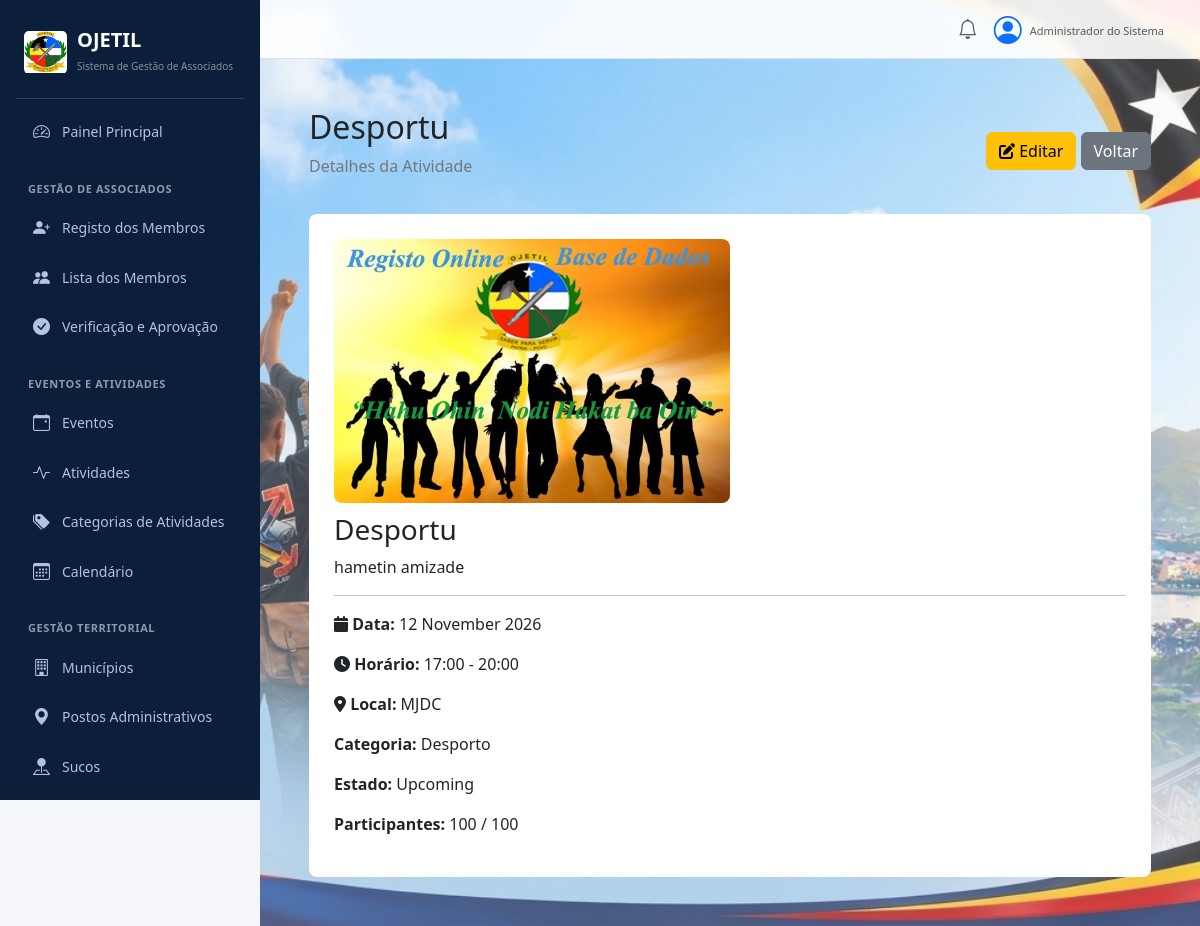
The page /events/activities/2/ on the database its author committed.
### events/models.py (models this page shows, shortened)
class Activity(models.Model):
    STATUS_CHOICES = [
        ('Upcoming', 'Upcoming'),
        ('Ongoing', 'Ongoing'),
        ('Completed', 'Completed'),
        ('Cancelled', 'Cancelled'),
    ]
    title = models.CharField(
        max_length=200
    )
    description = models.TextField(
        blank=True
    )
    activity_date = models.DateField()
    start_time = models.TimeField()
    end_time = models.TimeField(
        blank=True,
        null=True
    )
    location = models.CharField(
        max_length=200
    )
    category = models.ForeignKey(
        ActivityCategory,
        on_delete=models.SET_NULL,
        null=True,
        blank=True,
        related_name='activities'
    )
    event = models.ForeignKey(
        'Event',
        on_delete=models.SET_NULL,
        null=True,
        blank=True,
        related_name='activities'
    )
    status = models.CharField(
        max_length=20,
        choices=STATUS_CHOICES,
        default='Upcoming'
    )
    max_participants = models.PositiveIntegerField(
        default=100
    )
    participants = models.PositiveIntegerField(
        default=0
    )
    image = models.ImageField(
        upload_to='activities/',
        blank=True,
        null=True
    )
    created_at = models.DateTimeField(
        auto_now_add=True
    )
    updated_at = models.DateTimeField(
        auto_now=True
    )

class ActivityCategory(models.Model):
    name = models.CharField(
        max_length=100,
        unique=True,
        verbose_name="Category Name"
    )
    description = models.TextField(
        blank=True,
        verbose_name="Description"
    )
    color = models.CharField(
        max_length=7,
        default="#2563eb",
        verbose_name="Category Color"
    )
    is_active = models.BooleanField(default=True)
    created_at = models.DateTimeField(auto_now_add=True)
    class Meta:
        ordering = ["name"]
        verbose_name = "Activity Category"
        verbose_name_plural = "Activity Categories"

### events/views.py (the view)
# urls.py: path('activities/<int:pk>/', views.activity_detail, name='activity_detail'),
def activity_detail(request, pk):
    activity = get_object_or_404(
        Activity,
        pk=pk
    )
    return render(
        request,
        'events/activity_detail.html',
        {
            'activity': activity
        }
    )

### events/templates/events/activity_detail.html (shortened to what this page needs)
{% extends 'dashboard/base.html' %}
{% block content %}
<div style="padding:25px;">
    <div
        style="
        display:flex;
        justify-content:space-between;
        align-items:center;
        margin-bottom:20px;
        "
    >
        <div>
            <h2>
                {{ activity.title }}
            </h2>
            <p style="color:#777;">
                Detalhes da Atividade
            </p>
        </div>
        <div>
            <a
                href="{% url 'events:activity_update' activity.pk %}"
                class="btn btn-warning"
            >
                <i class="fas fa-edit"></i>
                Editar
            </a>
            <a
                href="{% url 'events:activity_list' %}"
                class="btn btn-secondary"
            >
                Voltar
            </a>
        </div>
    </div>
    <div
        style="
        background:white;
        padding:25px;
        border-radius:8px;
        "
    >
        {% if activity.image %}
            <img
                src="{{ activity.image.url }}"
                style="
                width:50%;
                max-height:500px;
                object-fit:cover;
                border-radius:8px;
                margin-bottom:10px;
                "
            >
        {% endif %}
        <h3>
            {{ activity.title }}
        </h3>
        <p>
            {{ activity.description }}
        </p>
        <hr>
        <p>
            <strong>
                <i class="fas fa-calendar"></i>
                Data:
            </strong>
            {{ activity.activity_date|date:"d F Y" }}
        </p>
        <p>
            <strong>
                <i class="fas fa-clock"></i>
                Horário:
            </strong>
            {{ activity.start_time|time:"H:i" }}
            {% if activity.end_time %}
                -
                {{ activity.end_time|time:"H:i" }}
            {% endif %}
        </p>
        <p>
            <strong>
                <i class="fas fa-map-marker-alt"></i>
                Local:
            </strong>
            {{ activity.location }}
        </p>
        <p>
            <strong>
                Categoria:
            </strong>
            {% if activity.category %}
                {{ activity.category.name }}
            {% else %}
                -
            {% endif %}
        </p>
        <p>
            <strong>
                Estado:
            </strong>
            {{ activity.status }}
        </p>
        <p>
            <strong>
                Participantes:
            </strong>
            {{ activity.participants }}
            /
            {{ activity.max_participants }}
        </p>
    </div>
</div>
{% endblock %}

### rows shown on the page
Activity: title "Desportu", image (picture), description "hametin amizade", activity_date "12 November 2026", start_time "17:00", end_time "20:00", location "MJDC", category.name "Desporto", status "Upcoming", participants "100", max_participants "100"
